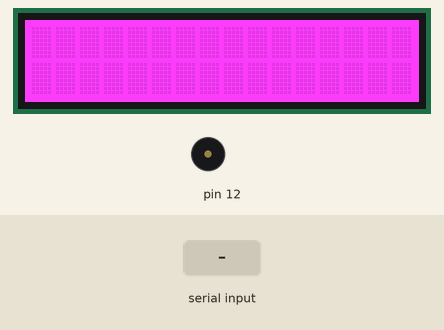
Bench run of a sketch on a simulated Arduino Uno, built with avr-gcc and run on an emulated ATmega328P. Parts: 16×2 character LCD, buzzer (waves = sounding). The inputs (shaded band) are chosen by the test bench. Random numbers use the default seed unless the sketch sets one; the modem accepts every AT command (registered, SIM ready, sends succeed) and sends nothing else; what the sketch prints to the serial monitor is not drawn.

Above: at 2.2 s.
2.3 s: "+CLIP\n" received over the second serial link
At 3.2 s:
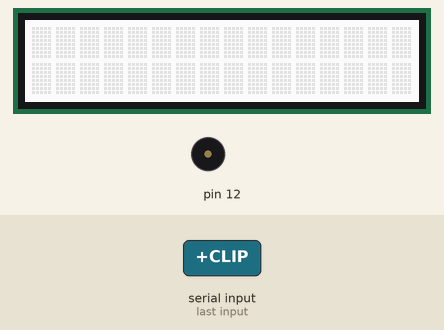
4.0 s: "+CRING\n" received over the second serial link
At 4.6 s:
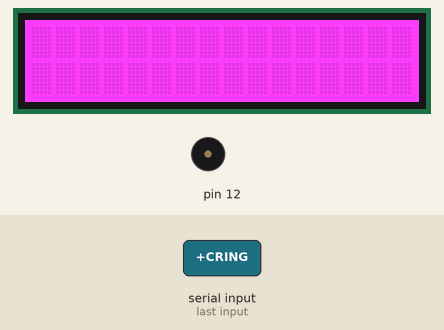
5.6 s: "+CLIP\n" received over the second serial link
At 7.0 s:
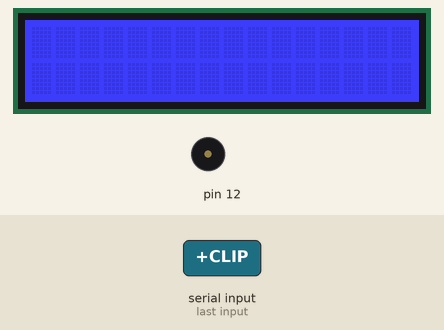
Timing chart, 0 to 8.6 s (numbered marks = the images above; inputs shaded):
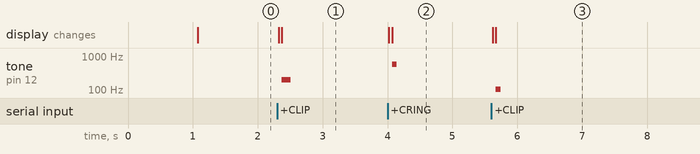

Measured:
- after the input at 2.3 s, tone on pin 12: silent → 197 Hz after 0.07 s, → silent 0.14 s later; the display: first changes at once (image 1 shows a later state)
- after the input at 4.0 s, tone on pin 12: silent → 566 Hz after 0.07 s, → silent 0.07 s later; the display: first changes at once (image 2 shows a later state)
- after the input at 5.6 s, tone on pin 12: silent → 105 Hz after 0.07 s, → silent 0.07 s later; the display: first changes at once (image 3 shows a later state)

The sketch:

gnucleus.ino
```cpp
#include <SoftwareSerial.h>
#include <Wire.h>
#include <Adafruit_MCP23017.h>
#include <Adafruit_RGBLCDShield.h>
Adafruit_RGBLCDShield lcd = Adafruit_RGBLCDShield();

#define RED 0x1
#define YELLOW 0x3
#define GREEN 0x2
#define TEAL 0x6
#define BLUE 0x4
#define VIOLET 0x5
#define WHITE 0x7

char color[7]={'RED','GREEN','YELLOW','BLUE','VIOLET','TEAL','WHITE'};
SoftwareSerial GPRS(7, 8);
unsigned char buffer[64]; // buffer array for data recieve over serial port
int count=0;     // counter for buffer array
String inputString = "";
String PhoneNumber = "";

void setup()
{

//pinMode(9,OUTPUT);
//digitalWrite(9,HIGH); // Power on/off modem
//delay(800);
//digitalWrite(9,LOW);

  GPRS.begin(19200);               // the GPRS baud rate
  delay(1000);
  Serial.begin(19200);             // the Serial port of Arduino baud rate.
  GPRS.println("AT+CFUN=1");
  lcd.begin(16, 2);
  lcd.setBacklight(VIOLET);


}

void lcdPrint(String message)
{
  lcd.clear();
  lcd.setCursor(0 ,0);
  lcd.setBacklight(random(1,7));
  lcd.print(message);
}

void incomingAlert()
{
  // Generate random color and ringtone
  int toneCounter = 15;
  for(int i =0;i<toneCounter;i++)
  {
   scanKeys(BUTTON_SELECT,"ATA");
   // needed a delay without causing button lag
   for(int i=50;i>0;i--)
   {
    scanKeys(BUTTON_SELECT,"ATA");
   }
   tone(12,random(100,1000),random(50,200));
  }

}

void scanKeys(int button, String gsmCommand)
{
 uint8_t buttons = lcd.readButtons ();
 if (buttons && button){
   GPRS.println(gsmCommand);
   noTone(12);
 }
 }

void gprsReadline()
{
  inputString = "";
  while(GPRS.available()){
    char inChar = (char)GPRS.read();
    inputString += inChar;
    if (inChar == '\n'){
      break;
    }
  }
}


void loop()
{

  gprsReadline();
  Serial.print(inputString);

  //Detect incoming Calls
  if(inputString.startsWith("+CLIP") | inputString.startsWith("+CRING")){
    if(inputString.startsWith("+CLIP")){
      PhoneNumber = inputString.substring(9,19);
    }
    lcd.setBacklight(color[random(1,7)]);
    lcd.setCursor(0,0);
    lcd.print("Incoming Call");
    lcd.setCursor(0,1);
    lcd.print(PhoneNumber);
    incomingAlert();
  }
  // End Call detection

  // SMS Detection
  if(inputString.startsWith("+CMTI: \"SM\"")){
    lcd.clear();
    lcd.setCursor(0,0);
    lcd.print("New SMS");
    incomingAlert();
    delay(2000);
  }

  //End SMS Detection

    lcd.clear();

}


void clearBufferArray()              // function to clear buffer array
{
  for (int i=0; i<count;i++)
    { buffer[i]=NULL;}                  // clear all index of array with command NULL
}
```
